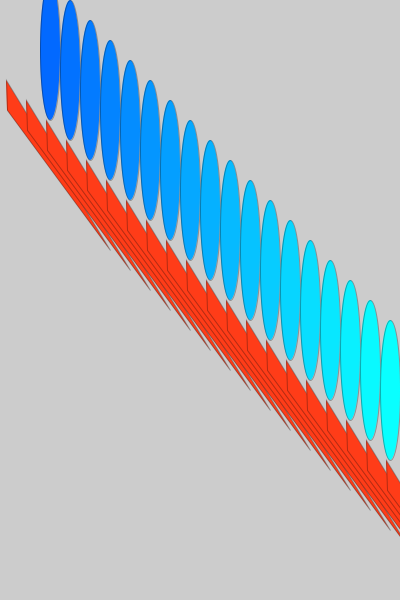
Frame 1 (no input)
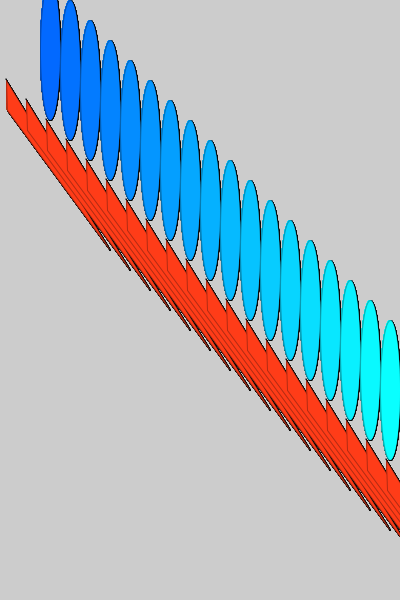
Frame 60 (the mouse pressed at the canvas centre just before this capture)
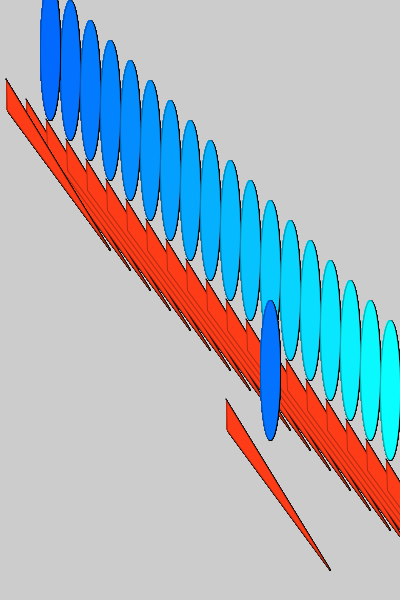
Frame 120 (the mouse held since frame 60 and released just before this capture)

The Processing sketch that drew these frames (run headless with seeded random() and noise(); from frame 60 on, the mouse is pressed at the canvas centre):

// Processing sketch: processing_62493
// ── processing_62493.pde

float xcent=width/2;
float ycent=height/2;

void setup() {
  
  size(400,600);
  smooth();
  stroke(5,80);
  fill(122,201,145);
  frameRate(200);
  
}

void draw() {

   
  
  for (int b=30; b<1000; b=b+6) {
    for (int c=45; c<700; c=c+9) {
      
      fill(c/20, b+c+30, b*64);
      ellipse(xcent, ycent, 20,140);
      translate (width,height,mouseY); 
    translate (mouseX,mouseY,mouseX);
      
      
   
    
    fill (c*6,b*2, 24);
    triangle (7,110,110,250,6,80);
    translate (width/20,height/30); 
    translate (mouseX,mouseY);
    }
    
    
  }
  
}
